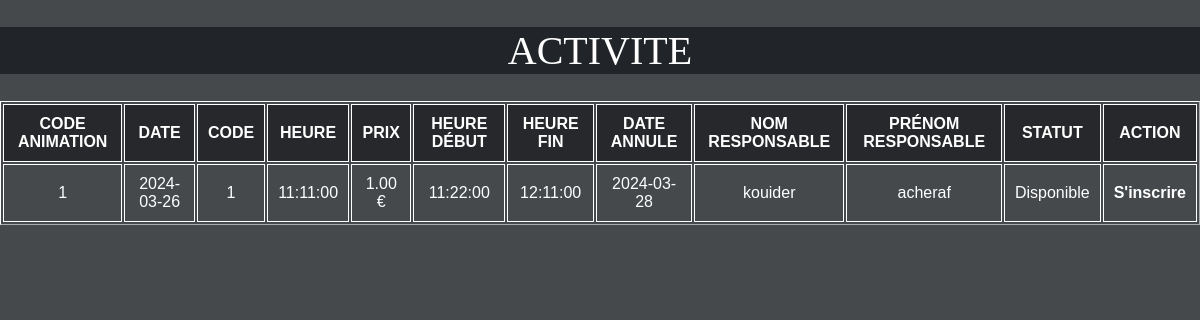
Before: /E5-VVA/afficherActivite.php with the older database file.
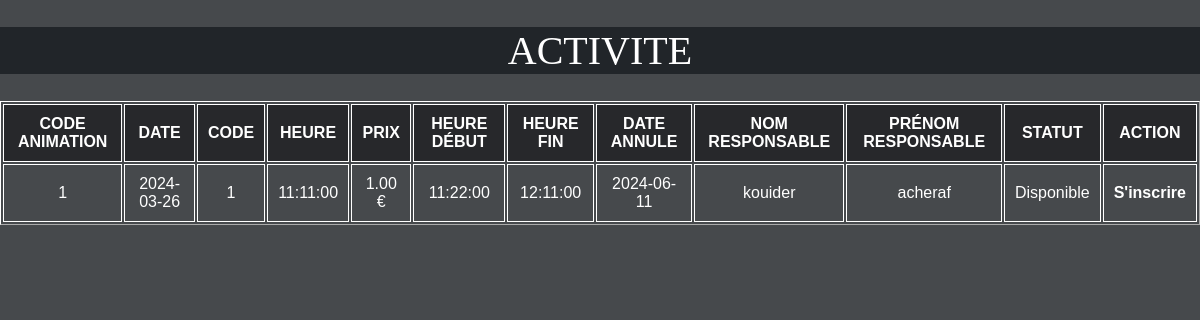
After: the same page with the newer database file.
### tables this page shows
CREATE TABLE `ACTIVITE` (
  `CODEANIM` char(8) NOT NULL,
  `DATEACT` date NOT NULL,
  `CODEETATACT` char(2) NOT NULL,
  `HRRDVACT` time DEFAULT NULL,
  `PRIXACT` decimal(7,2) DEFAULT NULL,
  `HRDEBUTACT` time DEFAULT NULL,
  `HRFINACT` time DEFAULT NULL,
  `DATEANNULEACT` date DEFAULT NULL,
  `NOMRESP` char(40) DEFAULT NULL,
  `PRENOMRESP` char(30) DEFAULT NULL
);

### E5-VVA/afficherActivite.php (the view, shortened to what this page needs)
<!doctype html>
<?php
$connexion = mysqli_connect("localhost", "root", "", "gacti");
$requete1 = "SELECT * FROM activite";
$resultat = mysqli_query($connexion, $requete1);
?>
<center><h1>ACTIVITE</h1></center>
<table border="1">
<tr>
    <th>Code animation</th>
    <th>Date</th>
    <th>Code</th>
    <th>Heure</th>
    <th>Prix</th>
    <th>Heure début</th>
    <th>Heure fin</th>
    <th>Date annule</th>
    <th>Nom responsable</th>
    <th>Prénom responsable</th>
    <th>Statut</th>
    <th>Action</th>
</tr>
<?php while ($enreg = mysqli_fetch_array($resultat)) { ?>
<tr>
    <td><?php echo $enreg["CODEANIM"]; ?></td>
    <td><?php echo $enreg["DATEACT"]; ?></td>
    <td><?php echo $enreg["CODEETATACT"]; ?></td>
    <td><?php echo $enreg["HRRDVACT"]; ?></td>
    <td><?php echo $enreg["PRIXACT"]; ?> €</td>
    <td><?php echo $enreg["HRDEBUTACT"]; ?></td>
    <td><?php echo $enreg["HRFINACT"]; ?></td>
    <td><?php echo $enreg["DATEANNULEACT"]; ?></td>
    <td><?php echo $enreg["NOMRESP"]; ?></td>
    <td><?php echo $enreg["PRENOMRESP"]; ?></td>
    <td><?php echo ($enreg["CODEETATACT"] == 1) ? "Disponible" : "Fermé"; ?></td>
    <td>
        <?php if ($enreg["CODEETATACT"] == 1): ?>
            <?php echo "<a href='ajtVacancier.php?CODEANIM=".$enreg['CODEANIM']."&DATEACT=".$enreg['DATEACT']."'>S'inscrire</a>"; ?>
        <?php endif; ?>
    </td>
</tr>
<?php } ?>

Changed rows visible on the page:
changed activite "kouider": DATEANNULEACT "2024-03-28" → "2024-06-11"
